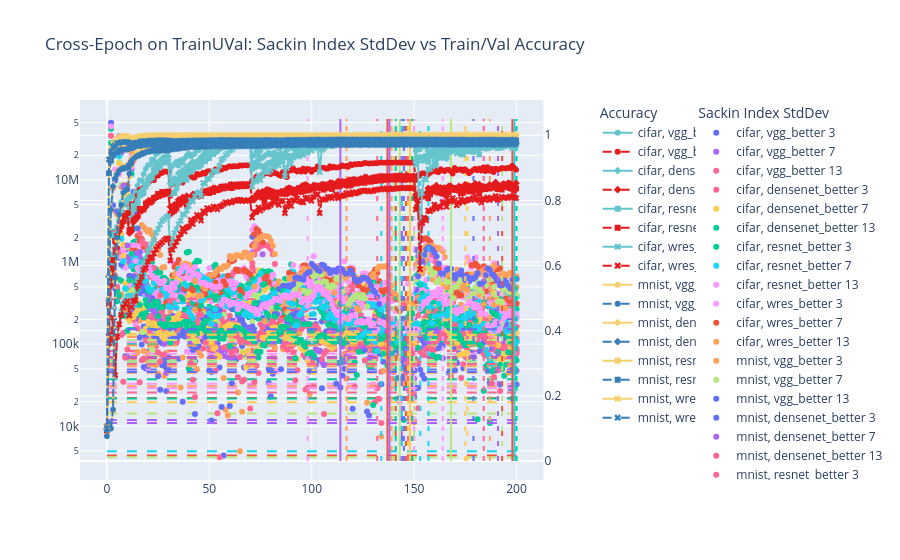

Notebook code cell kept with this figure:
### Code cell
epoch_trainUval = epoch_data_better[(epoch_data_better['split'] == 'trainUval')]
epoch_trainUval = epoch_trainUval.sort_values(by='epoch')

fig = make_subplots(specs=[[{"secondary_y": True}]], )

train_acc_trainUval = px.line(epoch_trainUval, x='epoch', y='train_acc', color="dataset", color_discrete_sequence=color_seq_train, symbol="model")
val_acc_trainUval = px.line(epoch_trainUval, x='epoch', y='val_acc', color="dataset", color_discrete_sequence=color_seq_val, symbol="model", line_dash_sequence=['dash'])

traces = tuple(train_acc_trainUval.data)

for i, trace in enumerate(traces):
	# get dataset, model out of the trace
	dataset, model = str(trace['name']).split(", ")
    
	all_epochs = epoch_trainUval[(epoch_trainUval['dataset'] == dataset) & (epoch_trainUval['model'] == model)].copy()

	for size in window_sizes:     
		col_name = f"sackin_index_std_w{size}"
		all_epochs[col_name] = all_epochs["sackin_index"].rolling(size).std()
  
		group = f"{trace["name"]} {size}"
		sackin_scatter_trainUval = go.Scatter(x=all_epochs['epoch'], y=all_epochs[col_name], mode='markers', name=group, legend="legend2", legendgroup=group)

		fig.add_trace(
			sackin_scatter_trainUval,
			secondary_y=False
		)
  
		epoch_span = (all_epochs['epoch'].min(), all_epochs['epoch'].max())
		lowest_5_variances = all_epochs.nsmallest(10, col_name)[col_name].to_numpy()
		for j, e in enumerate(lowest_5_variances[[0, -1]]):
			xline = go.Scatter(x=epoch_span, y=[e, e], mode="lines", line=dict(dash=f"10px 10px"), legend="legend2", legendgroup=group, showlegend=False)
			fig.add_trace(xline, secondary_y=False)

 
	fig.update_yaxes(type="log", secondary_y=False)

	fig.add_trace(
		train_acc_trainUval.data[i],
		secondary_y=True,
	)
 
	fig.add_trace(
		val_acc_trainUval.data[i],
		secondary_y=True,
	)
 
	top_5_epochs = all_epochs.sort_values(by='val_acc', ascending=False).iloc[:5]['epoch'].to_numpy()

	for i, e in enumerate(top_5_epochs):
		fig.add_trace(go.Scatter(x=[e, e], y=[0, 1.05], mode="lines", line=dict(color=trace['marker']['color'], dash=f"5px {i*5}px"), legendgroup=trace['name'], showlegend=False), secondary_y=True)

# set title
fig.update_layout(
	title_text="Cross-Epoch on TrainUVal: Sackin Index StdDev vs Train/Val Accuracy",
	legend = dict(title="Accuracy", tracegroupgap=0, x=1.05, y=1),
	legend2 = dict(title="Sackin Index StdDev", tracegroupgap=0, x=1.25, y=1),
)
fig.show()

### Figure 1 — Plotly figure (JSON) as saved in the notebook; plotly's stock layout.template omitted (floating-point values rounded to 4 significant figures; data arrays with more than 128 entries replaced by an {"elided": "..."} marker saying what was removed)
{"data": [{"legend": "legend2", "legendgroup": "cifar, vgg_better 3", "mode": "markers", "name": "cifar, vgg_better 3", "type": "scatter", "x": {"elided": "201 int values"}, "xaxis": "x", "y": {"elided": "201 float values"}, "yaxis": "y"}, {"legend": "legend2", "legendgroup": "cifar, vgg_better 3", "line": {"dash": "10px 10px"}, "mode": "lines", "showlegend": false, "type": "scatter", "x": [0, 200], "xaxis": "x", "y": [22160.0, 22160.0], "yaxis": "y"}, {"legend": "legend2", "legendgroup": "cifar, vgg_better 3", "line": {"dash": "10px 10px"}, "mode": "lines", "showlegend": false, "type": "scatter", "x": [0, 200], "xaxis": "x", "y": [37480.0, 37480.0], "yaxis": "y"}, {"legend": "legend2", "legendgroup": "cifar, vgg_better 7", "mode": "markers", "name": "cifar, vgg_better 7", "type": "scatter", "x": {"elided": "201 int values"}, "xaxis": "x", "y": {"elided": "201 float values"}, "yaxis": "y"}, {"legend": "legend2", "legendgroup": "cifar, vgg_better 7", "line": {"dash": "10px 10px"}, "mode": "lines", "showlegend": false, "type": "scatter", "x": [0, 200], "xaxis": "x", "y": [30830.0, 30830.0], "yaxis": "y"}, {"legend": "legend2", "legendgroup": "cifar, vgg_better 7", "line": {"dash": "10px 10px"}, "mode": "lines", "showlegend": false, "type": "scatter", "x": [0, 200], "xaxis": "x", "y": [98500.0, 98500.0], "yaxis": "y"}, {"legend": "legend2", "legendgroup": "cifar, vgg_better 13", "mode": "markers", "name": "cifar, vgg_better 13", "type": "scatter", "x": {"elided": "201 int values"}, "xaxis": "x", "y": {"elided": "201 float values"}, "yaxis": "y"}, {"legend": "legend2", "legendgroup": "cifar, vgg_better 13", "line": {"dash": "10px 10px"}, "mode": "lines", "showlegend": false, "type": "scatter", "x": [0, 200], "xaxis": "x", "y": [63200.0, 63200.0], "yaxis": "y"}, {"legend": "legend2", "legendgroup": "cifar, vgg_better 13", "line": {"dash": "10px 10px"}, "mode": "lines", "showlegend": false, "type": "scatter", "x": [0, 200], "xaxis": "x", "y": [105500.0, 105500.0], "yaxis": "y"}, {"hovertemplate": "dataset=cifar<br>model=vgg_better<br>epoch=%{x}<br>train_acc=%{y}<extra></extra>", "legendgroup": "cifar, vgg_better", "line": {"color": "rgb(102, 197, 204)", "dash": "solid"}, "marker": {"symbol": "circle"}, "mode": "lines+markers", "name": "cifar, vgg_better", "showlegend": true, "type": "scattergl", "x": {"elided": "201 int values"}, "xaxis": "x", "y": {"elided": "201 float values"}, "yaxis": "y2"}, {"hovertemplate": "dataset=cifar<br>model=vgg_better<br>epoch=%{x}<br>val_acc=%{y}<extra></extra>", "legendgroup": "cifar, vgg_better", "line": {"color": "rgb(228,26,28)", "dash": "dash"}, "marker": {"symbol": "circle"}, "mode": "lines+markers", "name": "cifar, vgg_better", "showlegend": true, "type": "scattergl", "x": {"elided": "201 int values"}, "xaxis": "x", "y": {"elided": "201 float values"}, "yaxis": "y2"}, {"legendgroup": "cifar, vgg_better", "line": {"dash": "5px 0px"}, "mode": "lines", "showlegend": false, "type": "scatter", "x": [137, 137], "xaxis": "x", "y": [0, 1.05], "yaxis": "y2"}, {"legendgroup": "cifar, vgg_better", "line": {"dash": "5px 5px"}, "mode": "lines", "showlegend": false, "type": "scatter", "x": [141, 141], "xaxis": "x", "y": [0, 1.05], "yaxis": "y2"}, {"legendgroup": "cifar, vgg_better", "line": {"dash": "5px 10px"}, "mode": "lines", "showlegend": false, "type": "scatter", "x": [143, 143], "xaxis": "x", "y": [0, 1.05], "yaxis": "y2"}, {"legendgroup": "cifar, vgg_better", "line": {"dash": "5px 15px"}, "mode": "lines", "showlegend": false, "type": "scatter", "x": [150, 150], "xaxis": "x", "y": [0, 1.05], "yaxis": "y2"}, {"legendgroup": "cifar, vgg_better", "line": {"dash": "5px 20px"}, "mode": "lines", "showlegend": false, "type": "scatter", "x": [134, 134], "xaxis": "x", "y": [0, 1.05], "yaxis": "y2"}, {"legend": "legend2", "legendgroup": "cifar, densenet_better 3", "mode": "markers", "name": "cifar, densenet_better 3", "type": "scatter", "x": {"elided": "201 int values"}, "xaxis": "x", "y": {"elided": "201 float values"}, "yaxis": "y"}, {"legend": "legend2", "legendgroup": "cifar, densenet_better 3", "line": {"dash": "10px 10px"}, "mode": "lines", "showlegend": false, "type": "scatter", "x": [0, 200], "xaxis": "x", "y": [14310.0, 14310.0], "yaxis": "y"}, {"legend": "legend2", "legendgroup": "cifar, densenet_better 3", "line": {"dash": "10px 10px"}, "mode": "lines", "showlegend": false, "type": "scatter", "x": [0, 200], "xaxis": "x", "y": [45960.0, 45960.0], "yaxis": "y"}, {"legend": "legend2", "legendgroup": "cifar, densenet_better 7", "mode": "markers", "name": "cifar, densenet_better 7", "type": "scatter", "x": {"elided": "201 int values"}, "xaxis": "x", "y": {"elided": "201 float values"}, "yaxis": "y"}, {"legend": "legend2", "legendgroup": "cifar, densenet_better 7", "line": {"dash": "10px 10px"}, "mode": "lines", "showlegend": false, "type": "scatter", "x": [0, 200], "xaxis": "x", "y": [49300.0, 49300.0], "yaxis": "y"}, {"legend": "legend2", "legendgroup": "cifar, densenet_better 7", "line": {"dash": "10px 10px"}, "mode": "lines", "showlegend": false, "type": "scatter", "x": [0, 200], "xaxis": "x", "y": [82990.0, 82990.0], "yaxis": "y"}, {"legend": "legend2", "legendgroup": "cifar, densenet_better 13", "mode": "markers", "name": "cifar, densenet_better 13", "type": "scatter", "x": {"elided": "201 int values"}, "xaxis": "x", "y": {"elided": "201 float values"}, "yaxis": "y"}, {"legend": "legend2", "legendgroup": "cifar, densenet_better 13", "line": {"dash": "10px 10px"}, "mode": "lines", "showlegend": false, "type": "scatter", "x": [0, 200], "xaxis": "x", "y": [60930.0, 60930.0], "yaxis": "y"}, {"legend": "legend2", "legendgroup": "cifar, densenet_better 13", "line": {"dash": "10px 10px"}, "mode": "lines", "showlegend": false, "type": "scatter", "x": [0, 200], "xaxis": "x", "y": [122600.0, 122600.0], "yaxis": "y"}, {"hovertemplate": "dataset=cifar<br>model=densenet_better<br>epoch=%{x}<br>train_acc=%{y}<extra></extra>", "legendgroup": "cifar, densenet_better", "line": {"color": "rgb(102, 197, 204)", "dash": "solid"}, "marker": {"symbol": "diamond"}, "mode": "lines+markers", "name": "cifar, densenet_better", "showlegend": true, "type": "scattergl", "x": {"elided": "201 int values"}, "xaxis": "x", "y": {"elided": "201 float values"}, "yaxis": "y2"}, {"hovertemplate": "dataset=cifar<br>model=densenet_better<br>epoch=%{x}<br>val_acc=%{y}<extra></extra>", "legendgroup": "cifar, densenet_better", "line": {"color": "rgb(228,26,28)", "dash": "dash"}, "marker": {"symbol": "diamond"}, "mode": "lines+markers", "name": "cifar, densenet_better", "showlegend": true, "type": "scattergl", "x": {"elided": "201 int values"}, "xaxis": "x", "y": {"elided": "201 float values"}, "yaxis": "y2"}, {"legendgroup": "cifar, densenet_better", "line": {"dash": "5px 0px"}, "mode": "lines", "showlegend": false, "type": "scatter", "x": [143, 143], "xaxis": "x", "y": [0, 1.05], "yaxis": "y2"}, {"legendgroup": "cifar, densenet_better", "line": {"dash": "5px 5px"}, "mode": "lines", "showlegend": false, "type": "scatter", "x": [150, 150], "xaxis": "x", "y": [0, 1.05], "yaxis": "y2"}, {"legendgroup": "cifar, densenet_better", "line": {"dash": "5px 10px"}, "mode": "lines", "showlegend": false, "type": "scatter", "x": [147, 147], "xaxis": "x", "y": [0, 1.05], "yaxis": "y2"}, {"legendgroup": "cifar, densenet_better", "line": {"dash": "5px 15px"}, "mode": "lines", "showlegend": false, "type": "scatter", "x": [144, 144], "xaxis": "x", "y": [0, 1.05], "yaxis": "y2"}, {"legendgroup": "cifar, densenet_better", "line": {"dash": "5px 20px"}, "mode": "lines", "showlegend": false, "type": "scatter", "x": [141, 141], "xaxis": "x", "y": [0, 1.05], "yaxis": "y2"}, {"legend": "legend2", "legendgroup": "cifar, resnet_better 3", "mode": "markers", "name": "cifar, resnet_better 3", "type": "scatter", "x": {"elided": "201 int values"}, "xaxis": "x", "y": {"elided": "201 float values"}, "yaxis": "y"}, {"legend": "legend2", "legendgroup": "cifar, resnet_better 3", "line": {"dash": "10px 10px"}, "mode": "lines", "showlegend": false, "type": "scatter", "x": [0, 200], "xaxis": "x", "y": [11910.0, 11910.0], "yaxis": "y"}, {"legend": "legend2", "legendgroup": "cifar, resnet_better 3", "line": {"dash": "10px 10px"}, "mode": "lines", "showlegend": false, "type": "scatter", "x": [0, 200], "xaxis": "x", "y": [67970.0, 67970.0], "yaxis": "y"}, {"legend": "legend2", "legendgroup": "cifar, resnet_better 7", "mode": "markers", "name": "cifar, resnet_better 7", "type": "scatter", "x": {"elided": "201 int values"}, "xaxis": "x", "y": {"elided": "201 float values"}, "yaxis": "y"}, {"legend": "legend2", "legendgroup": "cifar, resnet_better 7", "line": {"dash": "10px 10px"}, "mode": "lines", "showlegend": false, "type": "scatter", "x": [0, 200], "xaxis": "x", "y": [82600.0, 82600.0], "yaxis": "y"}, {"legend": "legend2", "legendgroup": "cifar, resnet_better 7", "line": {"dash": "10px 10px"}, "mode": "lines", "showlegend": false, "type": "scatter", "x": [0, 200], "xaxis": "x", "y": [151100.0, 151100.0], "yaxis": "y"}, {"legend": "legend2", "legendgroup": "cifar, resnet_better 13", "mode": "markers", "name": "cifar, resnet_better 13", "type": "scatter", "x": {"elided": "201 int values"}, "xaxis": "x", "y": {"elided": "201 float values"}, "yaxis": "y"}, {"legend": "legend2", "legendgroup": "cifar, resnet_better 13", "line": {"dash": "10px 10px"}, "mode": "lines", "showlegend": false, "type": "scatter", "x": [0, 200], "xaxis": "x", "y": [134400.0, 134400.0], "yaxis": "y"}, {"legend": "legend2", "legendgroup": "cifar, resnet_better 13", "line": {"dash": "10px 10px"}, "mode": "lines", "showlegend": false, "type": "scatter", "x": [0, 200], "xaxis": "x", "y": [203400.0, 203400.0], "yaxis": "y"}, {"hovertemplate": "dataset=cifar<br>model=resnet_better<br>epoch=%{x}<br>train_acc=%{y}<extra></extra>", "legendgroup": "cifar, resnet_better", "line": {"color": "rgb(102, 197, 204)", "dash": "solid"}, "marker": {"symbol": "square"}, "mode": "lines+markers", "name": "cifar, resnet_better", "showlegend": true, "type": "scattergl", "x": {"elided": "201 int values"}, "xaxis": "x", "y": {"elided": "201 float values"}, "yaxis": "y2"}, {"hovertemplate": "dataset=cifar<br>model=resnet_better<br>epoch=%{x}<br>val_acc=%{y}<extra></extra>", "legendgroup": "cifar, resnet_better", "line": {"color": "rgb(228,26,28)", "dash": "dash"}, "marker": {"symbol": "square"}, "mode": "lines+markers", "name": "cifar, resnet_better", "showlegend": true, "type": "scattergl", "x": {"elided": "201 int values"}, "xaxis": "x", "y": {"elided": "201 float values"}, "yaxis": "y2"}, {"legendgroup": "cifar, resnet_better", "line": {"dash": "5px 0px"}, "mode": "lines", "showlegend": false, "type": "scatter", "x": [138, 138], "xaxis": "x", "y": [0, 1.05], "yaxis": "y2"}, {"legendgroup": "cifar, resnet_better", "line": {"dash": "5px 5px"}, "mode": "lines", "showlegend": false, "type": "scatter", "x": [139, 139], "xaxis": "x", "y": [0, 1.05], "yaxis": "y2"}, {"legendgroup": "cifar, resnet_better", "line": {"dash": "5px 10px"}, "mode": "lines", "showlegend": false, "type": "scatter", "x": [144, 144], "xaxis": "x", "y": [0, 1.05], "yaxis": "y2"}, {"legendgroup": "cifar, resnet_better", "line": {"dash": "5px 15px"}, "mode": "lines", "showlegend": false, "type": "scatter", "x": [147, 147], "xaxis": "x", "y": [0, 1.05], "yaxis": "y2"}, {"legendgroup": "cifar, resnet_better", "line": {"dash": "5px 20px"}, "mode": "lines", "showlegend": false, "type": "scatter", "x": [150, 150], "xaxis": "x", "y": [0, 1.05], "yaxis": "y2"}, {"legend": "legend2", "legendgroup": "cifar, wres_better 3", "mode": "markers", "name": "cifar, wres_better 3", "type": "scatter", "x": {"elided": "201 int values"}, "xaxis": "x", "y": {"elided": "201 float values"}, "yaxis": "y"}, {"legend": "legend2", "legendgroup": "cifar, wres_better 3", "line": {"dash": "10px 10px"}, "mode": "lines", "showlegend": false, "type": "scatter", "x": [0, 200], "xaxis": "x", "y": [19590.0, 19590.0], "yaxis": "y"}, {"legend": "legend2", "legendgroup": "cifar, wres_better 3", "line": {"dash": "10px 10px"}, "mode": "lines", "showlegend": false, "type": "scatter", "x": [0, 200], "xaxis": "x", "y": [98910.0, 98910.0], "yaxis": "y"}, {"legend": "legend2", "legendgroup": "cifar, wres_better 7", "mode": "markers", "name": "cifar, wres_better 7", "type": "scatter", "x": {"elided": "201 int values"}, "xaxis": "x", "y": {"elided": "201 float values"}, "yaxis": "y"}, {"legend": "legend2", "legendgroup": "cifar, wres_better 7", "line": {"dash": "10px 10px"}, "mode": "lines", "showlegend": false, "type": "scatter", "x": [0, 200], "xaxis": "x", "y": [157500.0, 157500.0], "yaxis": "y"}, {"legend": "legend2", "legendgroup": "cifar, wres_better 7", "line": {"dash": "10px 10px"}, "mode": "lines", "showlegend": false, "type": "scatter", "x": [0, 200], "xaxis": "x", "y": [271200.0, 271200.0], "yaxis": "y"}, {"legend": "legend2", "legendgroup": "cifar, wres_better 13", "mode": "markers", "name": "cifar, wres_better 13", "type": "scatter", "x": {"elided": "201 int values"}, "xaxis": "x", "y": {"elided": "201 float values"}, "yaxis": "y"}, {"legend": "legend2", "legendgroup": "cifar, wres_better 13", "line": {"dash": "10px 10px"}, "mode": "lines", "showlegend": false, "type": "scatter", "x": [0, 200], "xaxis": "x", "y": [280300.0, 280300.0], "yaxis": "y"}, {"legend": "legend2", "legendgroup": "cifar, wres_better 13", "line": {"dash": "10px 10px"}, "mode": "lines", "showlegend": false, "type": "scatter", "x": [0, 200], "xaxis": "x", "y": [356100.0, 356100.0], "yaxis": "y"}, {"hovertemplate": "dataset=cifar<br>model=wres_better<br>epoch=%{x}<br>train_acc=%{y}<extra></extra>", "legendgroup": "cifar, wres_better", "line": {"color": "rgb(102, 197, 204)", "dash": "solid"}, "marker": {"symbol": "x"}, "mode": "lines+markers", "name": "cifar, wres_better", "showlegend": true, "type": "scattergl", "x": {"elided": "201 int values"}, "xaxis": "x", "y": {"elided": "201 float values"}, "yaxis": "y2"}, {"hovertemplate": "dataset=cifar<br>model=wres_better<br>epoch=%{x}<br>val_acc=%{y}<extra></extra>", "legendgroup": "cifar, wres_better", "line": {"color": "rgb(228,26,28)", "dash": "dash"}, "marker": {"symbol": "x"}, "mode": "lines+markers", "name": "cifar, wres_better", "showlegend": true, "type": "scattergl", "x": {"elided": "201 int values"}, "xaxis": "x", "y": {"elided": "201 float values"}, "yaxis": "y2"}, {"legendgroup": "cifar, wres_better", "line": {"dash": "5px 0px"}, "mode": "lines", "showlegend": false, "type": "scatter", "x": [148, 148], "xaxis": "x", "y": [0, 1.05], "yaxis": "y2"}, {"legendgroup": "cifar, wres_better", "line": {"dash": "5px 5px"}, "mode": "lines", "showlegend": false, "type": "scatter", "x": [145, 145], "xaxis": "x", "y": [0, 1.05], "yaxis": "y2"}, {"legendgroup": "cifar, wres_better", "line": {"dash": "5px 10px"}, "mode": "lines", "showlegend": false, "type": "scatter", "x": [146, 146], "xaxis": "x", "y": [0, 1.05], "yaxis": "y2"}, {"legendgroup": "cifar, wres_better", "line": {"dash": "5px 15px"}, "mode": "lines", "showlegend": false, "type": "scatter", "x": [149, 149], "xaxis": "x", "y": [0, 1.05], "yaxis": "y2"}, {"legendgroup": "cifar, wres_better", "line": {"dash": "5px 20px"}, "mode": "lines", "showlegend": false, "type": "scatter", "x": [144, 144], "xaxis": "x", "y": [0, 1.05], "yaxis": "y2"}, {"legend": "legend2", "legendgroup": "mnist, vgg_better 3", "mode": "markers", "name": "mnist, vgg_better 3", "type": "scatter", "x": {"elided": "201 int values"}, "xaxis": "x", "y": {"elided": "201 float values"}, "yaxis": "y"}, {"legend": "legend2", "legendgroup": "mnist, vgg_better 3", "line": {"dash": "10px 10px"}, "mode": "lines", "showlegend": false, "type": "scatter", "x": [0, 200], "xaxis": "x", "y": [4958.0, 4958.0], "yaxis": "y"}, {"legend": "legend2", "legendgroup": "mnist, vgg_better 3", "line": {"dash": "10px 10px"}, "mode": "lines", "showlegend": false, "type": "scatter", "x": [0, 200], "xaxis": "x", "y": [25770.0, 25770.0], "yaxis": "y"}, {"legend": "legend2", "legendgroup": "mnist, vgg_better 7", "mode": "markers", "name": "mnist, vgg_better 7", "type": "scatter", "x": {"elided": "201 int values"}, "xaxis": "x", "y": {"elided": "201 float values"}, "yaxis": "y"}, {"legend": "legend2", "legendgroup": "mnist, vgg_better 7", "line": {"dash": "10px 10px"}, "mode": "lines", "showlegend": false, "type": "scatter", "x": [0, 200], "xaxis": "x", "y": [32920.0, 32920.0], "yaxis": "y"}, {"legend": "legend2", "legendgroup": "mnist, vgg_better 7", "line": {"dash": "10px 10px"}, "mode": "lines", "showlegend": false, "type": "scatter", "x": [0, 200], "xaxis": "x", "y": [70100.0, 70100.0], "yaxis": "y"}, {"legend": "legend2", "legendgroup": "mnist, vgg_better 13", "mode": "markers", "name": "mnist, vgg_better 13", "type": "scatter", "x": {"elided": "201 int values"}, "xaxis": "x", "y": {"elided": "201 float values"}, "yaxis": "y"}, {"legend": "legend2", "legendgroup": "mnist, vgg_better 13", "line": {"dash": "10px 10px"}, "mode": "lines", "showlegend": false, "type": "scatter", "x": [0, 200], "xaxis": "x", "y": [67400.0, 67400.0], "yaxis": "y"}, {"legend": "legend2", "legendgroup": "mnist, vgg_better 13", "line": {"dash": "10px 10px"}, "mode": "lines", "showlegend": false, "type": "scatter", "x": [0, 200], "xaxis": "x", "y": [99230.0, 99230.0], "yaxis": "y"}, {"hovertemplate": "dataset=mnist<br>model=vgg_better<br>epoch=%{x}<br>train_acc=%{y}<extra></extra>", "legendgroup": "mnist, vgg_better", "line": {"color": "rgb(246, 207, 113)", "dash": "solid"}, "marker": {"symbol": "circle"}, "mode": "lines+markers", "name": "mnist, vgg_better", "showlegend": true, "type": "scattergl", "x": {"elided": "201 int values"}, "xaxis": "x", "y": {"elided": "201 float values"}, "yaxis": "y2"}, {"hovertemplate": "dataset=mnist<br>model=vgg_better<br>epoch=%{x}<br>val_acc=%{y}<extra></extra>", "legendgroup": "mnist, vgg_better", "line": {"color": "rgb(55,126,184)", "dash": "dash"}, "marker": {"symbol": "circle"}, "mode": "lines+markers", "name": "mnist, vgg_better", "showlegend": true, "type": "scattergl", "x": {"elided": "201 int values"}, "xaxis": "x", "y": {"elided": "201 float values"}, "yaxis": "y2"}, {"legendgroup": "mnist, vgg_better", "line": {"dash": "5px 0px"}, "mode": "lines", "showlegend": false, "type": "scatter", "x": [199, 199], "xaxis": "x", "y": [0, 1.05], "yaxis": "y2"}, {"legendgroup": "mnist, vgg_better", "line": {"dash": "5px 5px"}, "mode": "lines", "showlegend": false, "type": "scatter", "x": [184, 184], "xaxis": "x", "y": [0, 1.05], "yaxis": "y2"}, {"legendgroup": "mnist, vgg_better", "line": {"dash": "5px 10px"}, "mode": "lines", "showlegend": false, "type": "scatter", "x": [193, 193], "xaxis": "x", "y": [0, 1.05], "yaxis": "y2"}, {"legendgroup": "mnist, vgg_better", "line": {"dash": "5px 15px"}, "mode": "lines", "showlegend": false, "type": "scatter", "x": [98, 98], "xaxis": "x", "y": [0, 1.05], "yaxis": "y2"}, {"legendgroup": "mnist, vgg_better", "line": {"dash": "5px 20px"}, "mode": "lines", "showlegend": false, "type": "scatter", "x": [176, 176], "xaxis": "x", "y": [0, 1.05], "yaxis": "y2"}, {"legend": "legend2", "legendgroup": "mnist, densenet_better 3", "mode": "markers", "name": "mnist, densenet_better 3", "type": "scatter", "x": {"elided": "201 int values"}, "xaxis": "x", "y": {"elided": "201 float values"}, "yaxis": "y"}, {"legend": "legend2", "legendgroup": "mnist, densenet_better 3", "line": {"dash": "10px 10px"}, "mode": "lines", "showlegend": false, "type": "scatter", "x": [0, 200], "xaxis": "x", "y": [4408.0, 4408.0], "yaxis": "y"}, {"legend": "legend2", "legendgroup": "mnist, densenet_better 3", "line": {"dash": "10px 10px"}, "mode": "lines", "showlegend": false, "type": "scatter", "x": [0, 200], "xaxis": "x", "y": [21850.0, 21850.0], "yaxis": "y"}, {"legend": "legend2", "legendgroup": "mnist, densenet_better 7", "mode": "markers", "name": "mnist, densenet_better 7", "type": "scatter", "x": {"elided": "201 int values"}, "xaxis": "x", "y": {"elided": "201 float values"}, "yaxis": "y"}, {"legend": "legend2", "legendgroup": "mnist, densenet_better 7", "line": {"dash": "10px 10px"}, "mode": "lines", "showlegend": false, "type": "scatter", "x": [0, 200], "xaxis": "x", "y": [45050.0, 45050.0], "yaxis": "y"}, {"legend": "legend2", "legendgroup": "mnist, densenet_better 7", "line": {"dash": "10px 10px"}, "mode": "lines", "showlegend": false, "type": "scatter", "x": [0, 200], "xaxis": "x", "y": [61050.0, 61050.0], "yaxis": "y"}, {"legend": "legend2", "legendgroup": "mnist, densenet_better 13", "mode": "markers", "name": "mnist, densenet_better 13", "type": "scatter", "x": {"elided": "201 int values"}, "xaxis": "x", "y": {"elided": "201 float values"}, "yaxis": "y"}, {"legend": "legend2", "legendgroup": "mnist, densenet_better 13", "line": {"dash": "10px 10px"}, "mode": "lines", "showlegend": false, "type": "scatter", "x": [0, 200], "xaxis": "x", "y": [61130.0, 61130.0], "yaxis": "y"}, {"legend": "legend2", "legendgroup": "mnist, densenet_better 13", "line": {"dash": "10px 10px"}, "mode": "lines", "showlegend": false, "type": "scatter", "x": [0, 200], "xaxis": "x", "y": [76590.0, 76590.0], "yaxis": "y"}, {"hovertemplate": "dataset=mnist<br>model=densenet_better<br>epoch=%{x}<br>train_acc=%{y}<extra></extra>", "legendgroup": "mnist, densenet_better", "line": {"color": "rgb(246, 207, 113)", "dash": "solid"}, "marker": {"symbol": "diamond"}, "mode": "lines+markers", "name": "mnist, densenet_better", "showlegend": true, "type": "scattergl", "x": {"elided": "201 int values"}, "xaxis": "x", "y": {"elided": "201 float values"}, "yaxis": "y2"}, {"hovertemplate": "dataset=mnist<br>model=densenet_better<br>epoch=%{x}<br>val_acc=%{y}<extra></extra>", "legendgroup": "mnist, densenet_better", "line": {"color": "rgb(55,126,184)", "dash": "dash"}, "marker": {"symbol": "diamond"}, "mode": "lines+markers", "name": "mnist, densenet_better", "showlegend": true, "type": "scattergl", "x": {"elided": "201 int values"}, "xaxis": "x", "y": {"elided": "201 float values"}, "yaxis": "y2"}, {"legendgroup": "mnist, densenet_better", "line": {"dash": "5px 0px"}, "mode": "lines", "showlegend": false, "type": "scatter", "x": [198, 198], "xaxis": "x", "y": [0, 1.05], "yaxis": "y2"}, {"legendgroup": "mnist, densenet_better", "line": {"dash": "5px 5px"}, "mode": "lines", "showlegend": false, "type": "scatter", "x": [200, 200], "xaxis": "x", "y": [0, 1.05], "yaxis": "y2"}, {"legendgroup": "mnist, densenet_better", "line": {"dash": "5px 10px"}, "mode": "lines", "showlegend": false, "type": "scatter", "x": [191, 191], "xaxis": "x", "y": [0, 1.05], "yaxis": "y2"}, {"legendgroup": "mnist, densenet_better", "line": {"dash": "5px 15px"}, "mode": "lines", "showlegend": false, "type": "scatter", "x": [187, 187], "xaxis": "x", "y": [0, 1.05], "yaxis": "y2"}, {"legendgroup": "mnist, densenet_better", "line": {"dash": "5px 20px"}, "mode": "lines", "showlegend": false, "type": "scatter", "x": [153, 153], "xaxis": "x", "y": [0, 1.05], "yaxis": "y2"}, {"legend": "legend2", "legendgroup": "mnist, resnet_better 3", "mode": "markers", "name": "mnist, resnet_better 3", "type": "scatter", "x": {"elided": "201 int values"}, "xaxis": "x", "y": {"elided": "201 float values"}, "yaxis": "y"}, {"legend": "legend2", "legendgroup": "mnist, resnet_better 3", "line": {"dash": "10px 10px"}, "mode": "lines", "showlegend": false, "type": "scatter", "x": [0, 200], "xaxis": "x", "y": [4203.0, 4203.0], "yaxis": "y"}, {"legend": "legend2", "legendgroup": "mnist, resnet_better 3", "line": {"dash": "10px 10px"}, "mode": "lines", "showlegend": false, "type": "scatter", "x": [0, 200], "xaxis": "x", "y": [29050.0, 29050.0], "yaxis": "y"}, {"legend": "legend2", "legendgroup": "mnist, resnet_better 7", "mode": "markers", "name": "mnist, resnet_better 7", "type": "scatter", "x": {"elided": "201 int values"}, "xaxis": "x", "y": {"elided": "201 float values"}, "yaxis": "y"}, {"legend": "legend2", "legendgroup": "mnist, resnet_better 7", "line": {"dash": "10px 10px"}, "mode": "lines", "showlegend": false, "type": "scatter", "x": [0, 200], "xaxis": "x", "y": [45860.0, 45860.0], "yaxis": "y"}, {"legend": "legend2", "legendgroup": "mnist, resnet_better 7", "line": {"dash": "10px 10px"}, "mode": "lines", "showlegend": false, "type": "scatter", "x": [0, 200], "xaxis": "x", "y": [69670.0, 69670.0], "yaxis": "y"}, {"legend": "legend2", "legendgroup": "mnist, resnet_better 13", "mode": "markers", "name": "mnist, resnet_better 13", "type": "scatter", "x": {"elided": "201 int values"}, "xaxis": "x", "y": {"elided": "201 float values"}, "yaxis": "y"}, {"legend": "legend2", "legendgroup": "mnist, resnet_better 13", "line": {"dash": "10px 10px"}, "mode": "lines", "showlegend": false, "type": "scatter", "x": [0, 200], "xaxis": "x", "y": [68890.0, 68890.0], "yaxis": "y"}, {"legend": "legend2", "legendgroup": "mnist, resnet_better 13", "line": {"dash": "10px 10px"}, "mode": "lines", "showlegend": false, "type": "scatter", "x": [0, 200], "xaxis": "x", "y": [96720.0, 96720.0], "yaxis": "y"}, {"hovertemplate": "dataset=mnist<br>model=resnet_better<br>epoch=%{x}<br>train_acc=%{y}<extra></extra>", "legendgroup": "mnist, resnet_better", "line": {"color": "rgb(246, 207, 113)", "dash": "solid"}, "marker": {"symbol": "square"}, "mode": "lines+markers", "name": "mnist, resnet_better", "showlegend": true, "type": "scattergl", "x": {"elided": "201 int values"}, "xaxis": "x", "y": {"elided": "201 float values"}, "yaxis": "y2"}, {"hovertemplate": "dataset=mnist<br>model=resnet_better<br>epoch=%{x}<br>val_acc=%{y}<extra></extra>", "legendgroup": "mnist, resnet_better", "line": {"color": "rgb(55,126,184)", "dash": "dash"}, "marker": {"symbol": "square"}, "mode": "lines+markers", "name": "mnist, resnet_better", "showlegend": true, "type": "scattergl", "x": {"elided": "201 int values"}, "xaxis": "x", "y": {"elided": "201 float values"}, "yaxis": "y2"}, {"legendgroup": "mnist, resnet_better", "line": {"dash": "5px 0px"}, "mode": "lines", "showlegend": false, "type": "scatter", "x": [168, 168], "xaxis": "x", "y": [0, 1.05], "yaxis": "y2"}, {"legendgroup": "mnist, resnet_better", "line": {"dash": "5px 5px"}, "mode": "lines", "showlegend": false, "type": "scatter", "x": [164, 164], "xaxis": "x", "y": [0, 1.05], "yaxis": "y2"}, {"legendgroup": "mnist, resnet_better", "line": {"dash": "5px 10px"}, "mode": "lines", "showlegend": false, "type": "scatter", "x": [175, 175], "xaxis": "x", "y": [0, 1.05], "yaxis": "y2"}, {"legendgroup": "mnist, resnet_better", "line": {"dash": "5px 15px"}, "mode": "lines", "showlegend": false, "type": "scatter", "x": [179, 179], "xaxis": "x", "y": [0, 1.05], "yaxis": "y2"}, {"legendgroup": "mnist, resnet_better", "line": {"dash": "5px 20px"}, "mode": "lines", "showlegend": false, "type": "scatter", "x": [193, 193], "xaxis": "x", "y": [0, 1.05], "yaxis": "y2"}, {"legend": "legend2", "legendgroup": "mnist, wres_better 3", "mode": "markers", "name": "mnist, wres_better 3", "type": "scatter", "x": {"elided": "201 int values"}, "xaxis": "x", "y": {"elided": "201 float values"}, "yaxis": "y"}, {"legend": "legend2", "legendgroup": "mnist, wres_better 3", "line": {"dash": "10px 10px"}, "mode": "lines", "showlegend": false, "type": "scatter", "x": [0, 200], "xaxis": "x", "y": [11000.0, 11000.0], "yaxis": "y"}, {"legend": "legend2", "legendgroup": "mnist, wres_better 3", "line": {"dash": "10px 10px"}, "mode": "lines", "showlegend": false, "type": "scatter", "x": [0, 200], "xaxis": "x", "y": [53790.0, 53790.0], "yaxis": "y"}, {"legend": "legend2", "legendgroup": "mnist, wres_better 7", "mode": "markers", "name": "mnist, wres_better 7", "type": "scatter", "x": {"elided": "201 int values"}, "xaxis": "x", "y": {"elided": "201 float values"}, "yaxis": "y"}, {"legend": "legend2", "legendgroup": "mnist, wres_better 7", "line": {"dash": "10px 10px"}, "mode": "lines", "showlegend": false, "type": "scatter", "x": [0, 200], "xaxis": "x", "y": [57530.0, 57530.0], "yaxis": "y"}, {"legend": "legend2", "legendgroup": "mnist, wres_better 7", "line": {"dash": "10px 10px"}, "mode": "lines", "showlegend": false, "type": "scatter", "x": [0, 200], "xaxis": "x", "y": [112900.0, 112900.0], "yaxis": "y"}, {"legend": "legend2", "legendgroup": "mnist, wres_better 13", "mode": "markers", "name": "mnist, wres_better 13", "type": "scatter", "x": {"elided": "201 int values"}, "xaxis": "x", "y": {"elided": "201 float values"}, "yaxis": "y"}, {"legend": "legend2", "legendgroup": "mnist, wres_better 13", "line": {"dash": "10px 10px"}, "mode": "lines", "showlegend": false, "type": "scatter", "x": [0, 200], "xaxis": "x", "y": [130400.0, 130400.0], "yaxis": "y"}, {"legend": "legend2", "legendgroup": "mnist, wres_better 13", "line": {"dash": "10px 10px"}, "mode": "lines", "showlegend": false, "type": "scatter", "x": [0, 200], "xaxis": "x", "y": [152100.0, 152100.0], "yaxis": "y"}, {"hovertemplate": "dataset=mnist<br>model=wres_better<br>epoch=%{x}<br>train_acc=%{y}<extra></extra>", "legendgroup": "mnist, wres_better", "line": {"color": "rgb(246, 207, 113)", "dash": "solid"}, "marker": {"symbol": "x"}, "mode": "lines+markers", "name": "mnist, wres_better", "showlegend": true, "type": "scattergl", "x": {"elided": "201 int values"}, "xaxis": "x", "y": {"elided": "201 float values"}, "yaxis": "y2"}, {"hovertemplate": "dataset=mnist<br>model=wres_better<br>epoch=%{x}<br>val_acc=%{y}<extra></extra>", "legendgroup": "mnist, wres_better", "line": {"color": "rgb(55,126,184)", "dash": "dash"}, "marker": {"symbol": "x"}, "mode": "lines+markers", "name": "mnist, wres_better", "showlegend": true, "type": "scattergl", "x": {"elided": "201 int values"}, "xaxis": "x", "y": {"elided": "201 float values"}, "yaxis": "y2"}, {"legendgroup": "mnist, wres_better", "line": {"dash": "5px 0px"}, "mode": "lines", "showlegend": false, "type": "scatter", "x": [114, 114], "xaxis": "x", "y": [0, 1.05], "yaxis": "y2"}, {"legendgroup": "mnist, wres_better", "line": {"dash": "5px 5px"}, "mode": "lines", "showlegend": false, "type": "scatter", "x": [117, 117], "xaxis": "x", "y": [0, 1.05], "yaxis": "y2"}, {"legendgroup": "mnist, wres_better", "line": {"dash": "5px 10px"}, "mode": "lines", "showlegend": false, "type": "scatter", "x": [157, 157], "xaxis": "x", "y": [0, 1.05], "yaxis": "y2"}, {"legendgroup": "mnist, wres_better", "line": {"dash": "5px 15px"}, "mode": "lines", "showlegend": false, "type": "scatter", "x": [132, 132], "xaxis": "x", "y": [0, 1.05], "yaxis": "y2"}, {"legendgroup": "mnist, wres_better", "line": {"dash": "5px 20px"}, "mode": "lines", "showlegend": false, "type": "scatter", "x": [140, 140], "xaxis": "x", "y": [0, 1.05], "yaxis": "y2"}], "layout": {"legend": {"title": {"text": "Accuracy"}, "tracegroupgap": 0, "x": 1.05, "y": 1}, "legend2": {"title": {"text": "Sackin Index StdDev"}, "tracegroupgap": 0, "x": 1.25, "y": 1}, "title": {"text": "Cross-Epoch on TrainUVal: Sackin Index StdDev vs Train/Val Accuracy"}, "xaxis": {"anchor": "y", "domain": [0, 0.94]}, "yaxis": {"anchor": "x", "domain": [0, 1], "type": "log"}, "yaxis2": {"anchor": "x", "overlaying": "y", "side": "right"}}}
